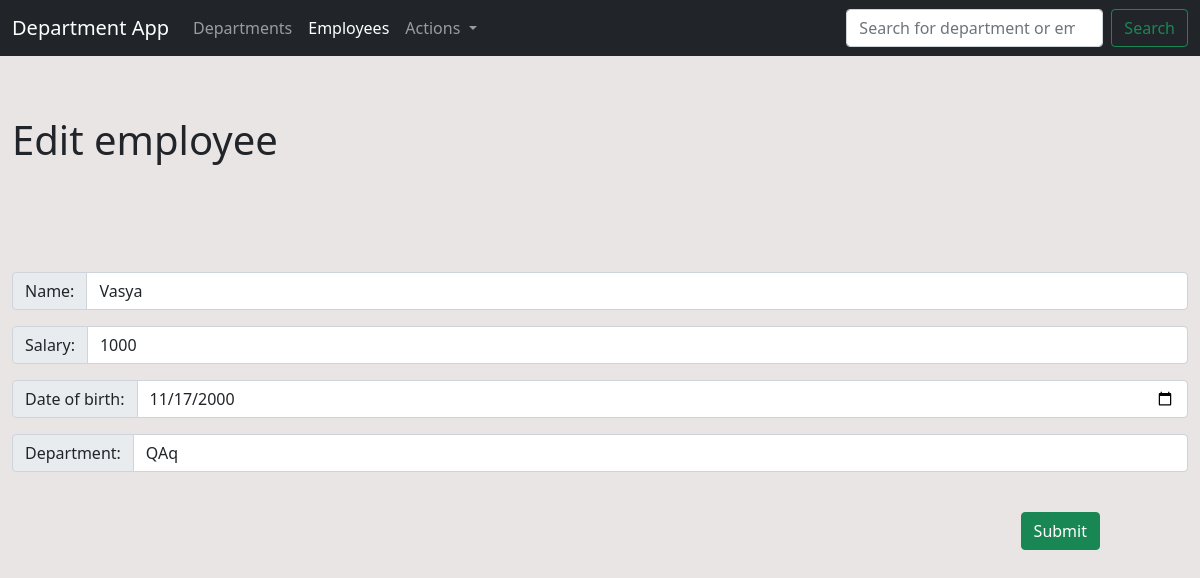
Page /employees/edit/1 on the committed database.
### department_app/models/employee_model.py (models this page shows, shortened)
class Employees(db.Model):
    id = db.Column(db.Integer, primary_key = True)
    emp_name = db.Column(db.String(50), nullable = False)
    emp_db = db.Column(db.String, nullable = False)
    emp_salary = db.Column(db.Integer, nullable = False)
    emp_department = db.Column(db.String(50), nullable = False)

### department_app/views/employees_view.py (the view, shortened to what this page needs)
@app.route("/employees/edit/<emp_id>", methods = ['POST', 'GET'])
def edit_employee(emp_id):
    employee = Employees.query.get_or_404(emp_id)
    default = [[employee.emp_name, employee.emp_salary, employee.emp_db]]
    return render_template('add_employee.html', action = f'/employees/edit/{emp_id}', default = default, all_deps = Departments.query.all(), menu = menu, dropdown = dropdown, title = 'Edit employee')

### department_app/templates/add_employee.html (shortened to what this page needs)
{% extends 'base.html' %}
{% block content %}
    <section>
        <div class="container-xxl">
          <div class="row">
            <div class="col-8">
              <h1>{{ title }}</h1>
            </div>
            <div class="col-4"></div>
          </div>
        </div>
      </section>
      <section>
        <form action = "{{ action }}" method="post">
        <div class="container-xxl">
          {% for data in default %}
            <div class="input-group mb-3">
                <span class="input-group-text" id="inputGroup-sizing-default">Name:</span>
                <input value="{{default[0][0]}}" type="text" name="employee_name" class="form-control" aria-label="Sizing example input" aria-describedby="inputGroup-sizing-default">
            </div>
            <div class="input-group mb-3">
                <span class="input-group-text">Salary:</span>
                <input value="{{default[0][1]}}" type="number" name="employee_salary" class="form-control" min="300" max="10000" step="50">
            </div>
            <div class="input-group mb-3">
                <span class="input-group-text">Date of birth:</span>
                <input value="{{default[0][2]}}" type="date" name="employee_age" max="2023-01-01" min="1935-01-01" value="2000-11-17" class="form-control">
            </div>
          {% endfor %}
            <div class="input-group mb-3">
                <span class="input-group-text" id="inputGroup-sizing-default">Department:</span>
                <select class="form-control" name="employee_department" aria-label="Sizing example input" aria-describedby="inputGroup-sizing-default">
                  {% for data in all_deps %}
                  <option>{{ data.dep_name }}</option>
                  {% endfor %}
                </select>
            </div>
            <br>
            <div >
                <button type="submit" class="btn btn-success">Submit</button>
            </div>
        </div>
      </form>
    </section>
    {% endblock -%}

### department_app/static/css/styles.css (style rules this page uses)
section { padding-top: 40px; padding-bottom: 40px; }
.row { padding-top: 20px; padding-bottom: 20px; }
body { background-color: #E9E5E5; }
.btn-success { position: absolute; right: 100px; }

### rows in the picture
Employees: employee_name "Vasya", employee_salary "1000", employee_age "11/17/2000"

### other values in the picture
{{ m.name }} "Departments" "Employees"
{{ title }} "Edit employee"
form field employee_department "QAq"
